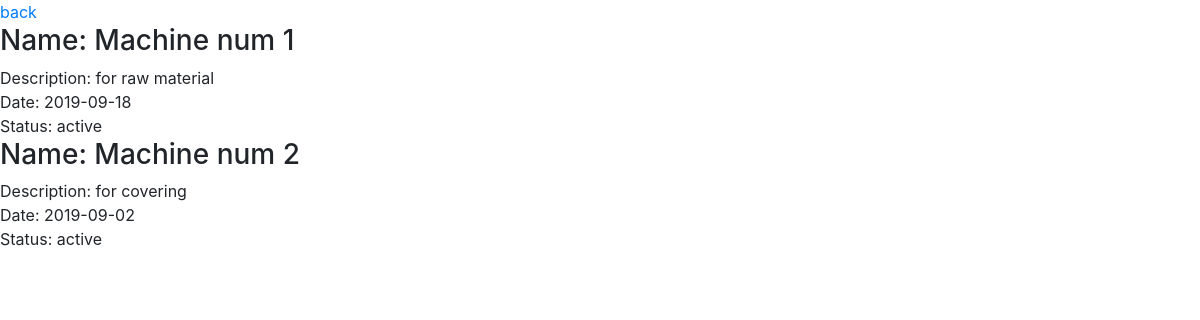
Screenshot of /machine.php with the database file from the repository.
### tables this page shows
CREATE TABLE `machine` (
  `machine_id` int(12) NOT NULL,
  `machine_name` varchar(200) NOT NULL,
  `machine_description` varchar(250) NOT NULL,
  `machine_date` date NOT NULL,
  `machine_status` enum('active','defect') NOT NULL
);

### machine.php (the view, shortened to what this page needs)
<?php
require 'db.php';
?>
<html>
<head><?php require 'header.php'; ?></head>
<body>
<a href="engpage.php">back</a>
<?php
  $sql ="SELECT * FROM machine
";
  $result = mysqli_query($conn,$sql);
    if($result->num_rows > 0){
      while ($row = $result->fetch_assoc()) { ?>
<h3>Name:                                     <?php echo $row['machine_name'];?></h3>
<span>Description: </span>                    <?php echo $row['machine_description'];?><br>
<span>Date: </span>                           <?php echo $row['machine_date'];?><br>
<span>Status: </span>                         <?php echo $row['machine_status'];?><br>
<?php
    }
    }
?>
</body>
</html>

### rows the page displays
machine: machine_name "Machine num 1", machine_description "for raw material", machine_date "2019-09-18", machine_status "active"
machine: machine_name "Machine num 2", machine_description "for covering", machine_date "2019-09-02", machine_status "active"
